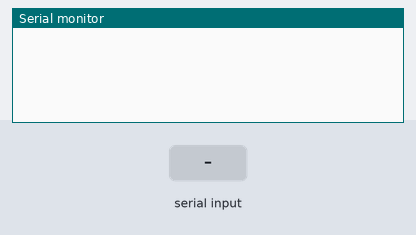
Bench run of a sketch on a simulated Arduino Mega 2560, built with avr-gcc and run on an emulated ATmega2560. On the bench: the last lines printed to the serial monitor. The test bench sets the inputs (shaded band).

Above: at 1.2 s.
1.3 s: "1" received over the second serial link
At 2.9 s:
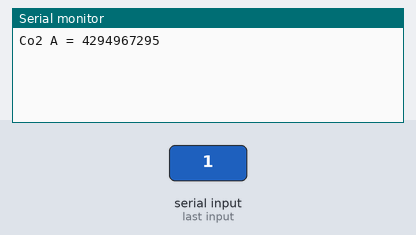
At 6.89 s:
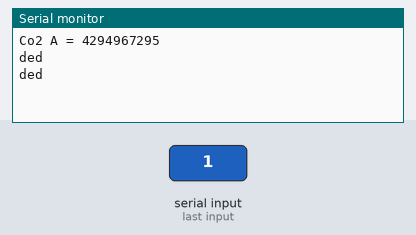

The sketch:

AnotherCO2CodeTest.ino
```cpp
/*
  Software serial multple serial test

 Receives from the two software serial ports,
 sends to the hardware serial port.

 */

#include <SoftwareSerial.h>
// software serial #1: TX = digital pin 10, RX = digital pin 11
SoftwareSerial portOne(12,13);
#include "Wire.h"

// software serial #2: TX = digital pin 8, RX = digital pin 9
// on the Mega, use other pins instead, since 8 and 9 don't work on the Mega
SoftwareSerial portTwo(8,9);

byte readCO2[] = {0xFE, 0X44, 0X00, 0X08, 0X02, 0X9F, 0X25}; //Command packet to read Co2 (see app note)

byte response[] = {0,0,0,0,0,0,0}; //create an array to store the response

//multiplier for value. default is 1. set to 3 for K-30 3% and 10 for K-33 ICB

int valMultiplier = 1;

void setup()
{
  // Open serial communications and wait for port to open:
  Serial.begin(9600);


  // Start each software serial port
  portOne.begin(9600);
  portTwo.begin(9600);
}

void loop()
{
  // By default, the last intialized port is listening.
  // when you want to listen on a port, explicitly select it:
  portOne.listen();
  sendRequestA(readCO2);
  unsigned long valCO2A = getValueA(response);
  Serial.print("Co2 A = ");
  Serial.println(valCO2A);
  delay(5000);


  // blank line to separate data from the two ports:
  Serial.println();

  // Now listen on the second port
  portTwo.listen();
  sendRequestB(readCO2);
  unsigned long valCO2B = getValueB(response);
  Serial.print("Co2 B = ");
  Serial.println(valCO2B);
  delay(5000);


  // blank line to separate data from the two ports:
  Serial.println();
}


//*************************************************************************
void sendRequestA(byte packet[])
{
 while(!portOne.available()) //keep sending request until we start to get a response
 {
 portOne.write(readCO2,7);

 delay(50);

 }
 int timeout=0; //set a timeoute counter
 while(portOne.available() < 7 ) //Wait to get a 7 byte response
 {
 timeout++;
 if(timeout > 10) //if it takes to long there was probably an error
 {
 while(portOne.available()) //flush whatever we have
 portOne.read();
 break; //exit and try again
 }
 delay(50);
 }
 for (int i=0; i < 7; i++)
 {
 response[i] = portOne.read();
 }
}


unsigned long getValueA(byte packet[])
{
 int high = packet[3]; //high byte for value is 4th byte in packet in the packet
 int low = packet[4]; //low byte for value is 5th byte in the packet
 unsigned long val = high*256 + low; //Combine high byte and low byte with this formula to get value
 return val* valMultiplier;

}


//*************************************************************************
void sendRequestB(byte packet[])
{
 while(!portTwo.available()) //keep sending request until we start to get a response
 {
 portTwo.write(readCO2,7);
  Serial.println("ded");

 delay(50);

 }
 int timeout=500; //set a timeoute counter
 while(portTwo.available() < 7 ) //Wait to get a 7 byte response
 {
 timeout++;
 if(timeout > 10) //if it takes to long there was probably an error
 {
 while(portTwo.available()) //flush whatever we have
 portTwo.read();
 break; //exit and try again
 }

 delay(50);

 }
 for (int i=0; i < 7; i++)
 {
 response[i] = portTwo.read();
 }

}


unsigned long getValueB(byte packet[])
{
 int high = packet[3]; //high byte for value is 4th byte in packet in the packet
 int low = packet[4]; //low byte for value is 5th byte in the packet
 unsigned long val = high*256 + low; //Combine high byte and low byte with this formula to get value
 return val* valMultiplier;

}
```

Measured:
- after the input at 1.3 s, the serial monitor: prints a new line after 0.52 s (image 1)
